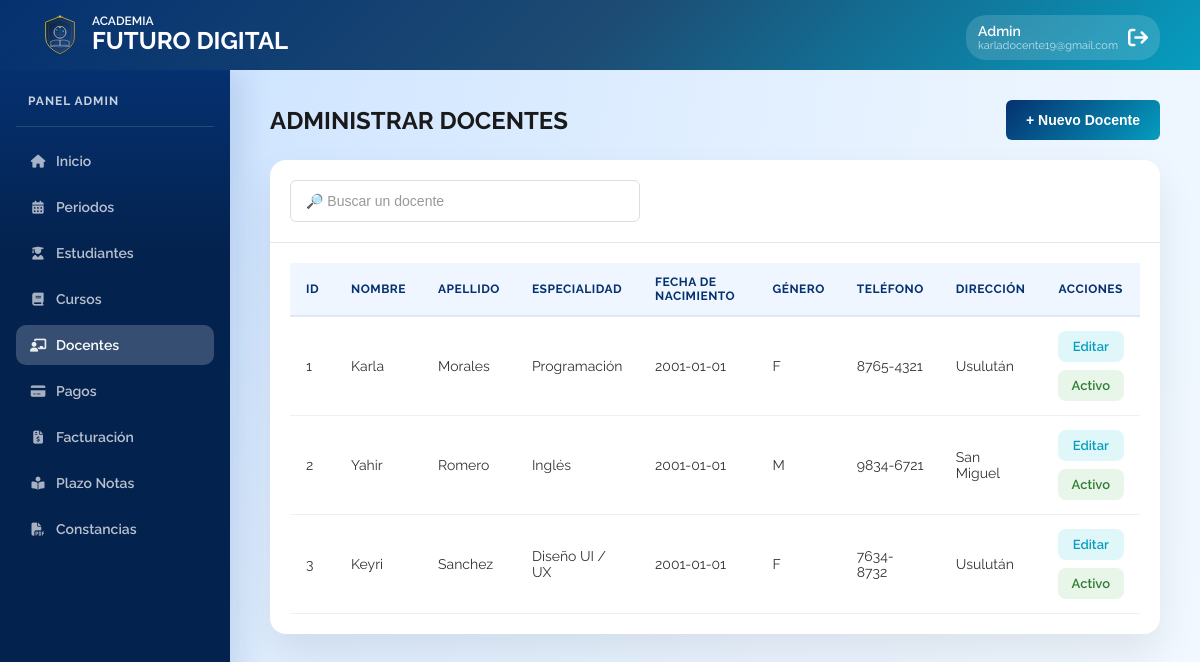
Page /admin-docentes.php (signed in) on the committed database.
### tables this page shows
CREATE TABLE `docentes` (
  `id` int PRIMARY KEY NOT NULL AUTO_INCREMENT,
  `usuario_id` int NOT NULL,
  `especialidad` varchar(100) DEFAULT NULL,
  `fecha_nacimiento` date DEFAULT NULL,
  `genero` char(1) DEFAULT NULL,
  `salario` decimal(10,2) DEFAULT NULL,
  `telefono` varchar(20) DEFAULT NULL,
  `direccion` varchar(200) DEFAULT NULL,
  UNIQUE KEY `usuario_id` (`usuario_id`),
  CONSTRAINT `fk_docentes_1` FOREIGN KEY (`usuario_id`) REFERENCES `usuarios` (`id`)
);

CREATE TABLE `usuarios` (
  `id` int PRIMARY KEY NOT NULL AUTO_INCREMENT,
  `nombre` varchar(100) NOT NULL,
  `apellido` varchar(100) NOT NULL,
  `correo` varchar(120) NOT NULL,
  `password_hash` varchar(255) NOT NULL,
  `estado` tinyint(1) DEFAULT '1',
  `rol_id` int NOT NULL,
  UNIQUE KEY `correo` (`correo`),
  KEY `rol_id` (`rol_id`),
  CONSTRAINT `fk_usuarios_1` FOREIGN KEY (`rol_id`) REFERENCES `roles` (`id`)
);

### mostrar-tabla-docentes.php (the view)
<?php
include('includes/conexion.php');
$sql = "SELECT
    u.id AS usuario_id,
    d.id AS docente_id,
    u.nombre,
    u.apellido,
    u.correo,
    u.password_hash,
    u.estado,
    d.especialidad,
    d.fecha_nacimiento,
    d.genero,
    d.salario,
    d.telefono,
    d.direccion
    FROM docentes d
    INNER JOIN usuarios u ON d.usuario_id = u.id
    WHERE u.rol_id = 3";
$resultado = mysqli_query($conexion, $sql);
if (mysqli_num_rows($resultado) > 0 ){
?>
    <table class="data-table mobile-cards">
        <thead>
            <tr>
                <th>ID</th>
                <th>Nombre</th>
                <th>Apellido</th>
                <th>Especialidad</th>
                <th>Fecha de Nacimiento</th>
                <th>Género</th>
                <th>Teléfono</th>
                <th>Dirección</th>
                <th>Acciones</th>
            </tr>
        </thead>
        <tbody>
            <?php while($fila = mysqli_fetch_assoc($resultado)){ ?>
            <tr data-id="<?php echo $fila['usuario_id']; ?>">
                <td data-label="ID"><?php echo $fila['docente_id']; ?></td>
                <td data-label="Nombre"><?php echo htmlspecialchars($fila['nombre']); ?></td>
                <td data-label="Apellido"><?php echo htmlspecialchars($fila['apellido']); ?></td>
                <td data-label="Especialidad"><?php echo htmlspecialchars($fila['especialidad']); ?></td>
                <td data-label="Fecha Nac."><?php echo htmlspecialchars($fila['fecha_nacimiento']); ?></td>
                <td data-label="Género"><?php echo htmlspecialchars($fila['genero']); ?></td>
                <td data-label="Teléfono"><?php echo htmlspecialchars($fila['telefono']); ?></td>
                <td data-label="Dirección"><?php echo htmlspecialchars($fila['direccion']); ?></td>
                <td data-label="Acciones" class="acciones-cell">
                    <div class="acciones-texto">
                        <a
                            href="#"
                            class="link-accion abrir-modal-docente"
                            data-docente_id="<?php echo $fila['docente_id']; ?>"
                            data-usuario_id="<?php echo $fila['usuario_id']; ?>"
                            data-nombre="<?php echo htmlspecialchars($fila['nombre']); ?>"
                            data-apellido="<?php echo htmlspecialchars($fila['apellido']); ?>"
                            data-especialidad="<?php echo htmlspecialchars($fila['especialidad']); ?>"
                            data-fecha_nacimiento="<?php echo htmlspecialchars($fila['fecha_nacimiento']); ?>"
                            data-genero="<?php echo htmlspecialchars($fila['genero']); ?>"
                            data-salario="<?php echo htmlspecialchars($fila['salario']); ?>"
                            data-telefono="<?php echo htmlspecialchars($fila['telefono']); ?>"
                            data-direccion="<?php echo htmlspecialchars($fila['direccion']); ?>"
                            data-correo="<?php echo htmlspecialchars($fila['correo']); ?>"
                            data-password_hash="<?php echo htmlspecialchars($fila['password_hash']); ?>"
                            data-estado="<?php echo htmlspecialchars($fila['estado']); ?>"
                            onclick="return false;"
                        >
                            Editar
                        </a>
                        <a
                            href="#"
                             class="link-accion btn-toggle-estado <?php echo ($fila['estado'] == 'Activo' || $fila['estado'] == 1) ? 'estado-activo' : 'estado-inactivo'; ?>"
                             data-usuario_id="<?php echo $fila['usuario_id']; ?>"
                        >
                            <?php echo ($fila['estado'] == 'Activo' || $fila['estado'] == 1) ? 'Activo' : 'Inactivo'; ?>
                        </a>
                    </div>
                </td>
            </tr>
            <?php } ?>
        </tbody>
    </table>
<?php
} else {
    echo '<div class="mensaje-vacio">No hay docentes registrados.</div>';
}
?>

### admin-docentes.php (shortened to what this page needs)
<!DOCTYPE html>
<html lang="es">
<head>
    <link rel="stylesheet" href="https://cdnjs.cloudflare.com/ajax/libs/font-awesome/6.4.0/css/all.min.css">
    <link rel="stylesheet" href="css/stylesAdmin.css">
</head>
<body class="raleway-all">
    <header class="header">
        <div class="logo">
            <img src ="img/logo.svg" alt="Logo Academia Futuro Digital" class="logo">
            <div class="logo-text">
                <span class="logo-small">ACADEMIA</span>
                <span class="logo-big">FUTURO DIGITAL</span>
            </div>
        </div>
        <nav class="nav">
            <a href="./admin-inicio.php" class="btn-nav">Inicio</a>
            <a href="./admin-periodos.php" class="btn-nav">Periodos</a>
            <a href="./admin-estudiantes.php" class="btn-nav">Estudiantes</a>
            <a href="./admin-cursos.php" class="btn-nav">Cursos</a>
            <a href="./admin-docentes.php" class="btn-nav active">Docentes</a>
            <a href="./admin-pagos.php" class="btn-nav">Pagos</a>
            <a href="./admin-facturacion.php" class="btn-nav">Facturación</a>
            <a href="./admin-plazo.php" class="btn-nav">Plazo Notas</a>
            <a href="./admin-constancias.php" class="btn-nav">Constancias</a>
            <a href="includes/logout.php" style="text-decoration:none;">
                <div class="user-profile">
                    <div class="user-info">
                        <span class="user-role">Admin</span>
                        <span class="user-email"><?php echo $_SESSION["usuario"]; ?></span>
                    </div>
                    <i class="fas fa-arrow-right-from-bracket logout-icon"></i>
                </div>
            </a>
        </nav>
    </header>
    <main class="main">
        <div class="page-header">
            <h1 class="titulo">ADMINISTRAR DOCENTES</h1>
            <button class="btn-nuevo">+ Nuevo Docente</button>
        </div>
        <div class="card">
            <div class="toolbar">
                <input type="text" id="buscador-docente" placeholder="🔎 Buscar un docente" class="input-buscar">
            </div>
            <div class="tabla-placeholder">
                <?php include('mostrar-tabla-docentes.php'); ?>
            </div>
        </div>
    </main>
</body>
</html>

### rows in the picture
docentes: id "1", usuario.nombre "Karla", usuario.apellido "Morales", especialidad "Programación", fecha_nacimiento "2001-01-01", genero "F", telefono "8765-4321", direccion "Usulután"
docentes: id "2", usuario.nombre "Yahir", usuario.apellido "Romero", especialidad "Inglés", fecha_nacimiento "2001-01-01", genero "M", telefono "9834-6721", direccion "San Miguel"
docentes: id "3", usuario.nombre "Keyri", usuario.apellido "Sanchez", especialidad "Diseño UI / UX", fecha_nacimiento "2001-01-01", genero "F", telefono "7634-8732", direccion "Usulután"

### other values in the picture
$_SESSION["usuario"] "karladocente19@gmail.com"
